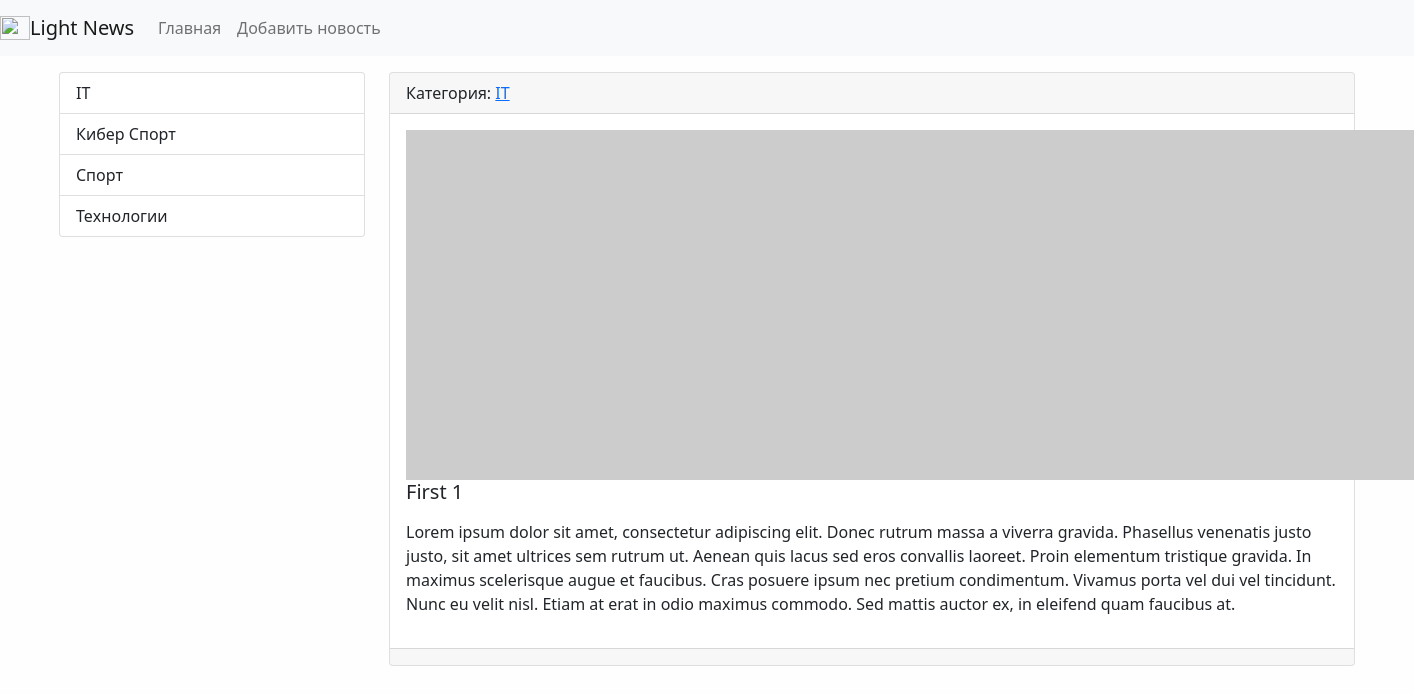
/news/news/5/, run on the app's committed database.
### news/models.py (models this page shows, shortened)
class Category(models.Model):
    title = models.CharField(max_length=150, db_index=True)
    def get_absolute_url(self):
        return reverse_lazy('category', kwargs={'category_id': self.pk})
    def __str__(self):
        return self.title
    class Meta:
        verbose_name = 'Категория'
        verbose_name_plural = 'Категории'
        ordering = ['title']

class News(models.Model):
    title = models.CharField(max_length=128)
    content = models.TextField(blank=True)
    created_date = models.DateTimeField(auto_now_add=True)
    updated_date = models.DateTimeField(auto_now=True)
    photo = models.ImageField(upload_to='photos/%Y/%m/%d', blank=True)
    publish = models.BooleanField(default=True)
    category = models.ForeignKey('Category', on_delete=models.PROTECT, null=True)
    class Meta:
        verbose_name = 'Новость'
        verbose_name_plural = 'Новости'
        ordering = ['-created_date']

### news/views.py (the view)
# urls.py: path('news/<int:news_id>/', view_news, name='view_news'),
def view_news(request, news_id):
    news_item = get_object_or_404(News, pk=news_id)
    return render(request, 'news/view_news.html', {'news_item': news_item})

### news/templatetags/news_tags.py (called while the page is built)
@register.inclusion_tag('news/list_categories.html')
def show_categories():
    categories = Category.objects.all()
    return {'categories': categories}

### news/templates/news/view_news.html (shortened to what this page needs)
{% extends 'base.html' %}
{% block sidebar %}
{% include 'inc/_sidebar.html' %}
{% endblock %}
{% block content %}
<div class="card mb-3">
    <div class="card-header">
        Категория: <a href="{{ news_item.category.get_absolute_url }}">{{ news_item.category }}</a>
    </div>
    <div class="card-body">
        <div class="media">
            {% if item.photo %}
            <img src="{{ news_item.photo.url }}" alt="" width="350" class="mr-3">
            {% else %}
            <img src="https://picsum.photos/id/1060/350/235/?blur=2" alt="" class="mr-3">
            {% endif %}
            <div class="media-body">
                <h5 class="card-title">{{ news_item.title }}</h5>
                <p class="card-text">{{ news_item.content|safe|linebreaks }}</p>
            </div>
        </div>
    </div>
    <div class="card-footer text-muted">
    </div>
</div>
{% endblock %}

### news/templates/news/list_categories.html
<div class="list-group">
    {% for item in categories %}
    <a href="{{ item.get_absolute_url }}" class="list-group-item list-group-item-action">
        {{ item.title }}</a>
    {% endfor %}
</div>

### my_app/static/css/style.css (style rules this page uses)
body { background-color: #fefefe; }

### data on the page
Category: title "IT"
Category: title "Кибер Спорт"
Category: title "Спорт"
Category: title "Технологии"
News: category "IT", title "First 1", content "Lorem ipsum dolor sit amet, consectetur adipiscing elit. Donec rutrum massa a viverra gravida. Phasellus venenatis justo justo, sit amet ultrices sem rutrum ut. Aenean quis lacus sed eros convallis laoreet. Proin elementum tristique gravida. In maximus scelerisque augue et faucibus. Cras posuere ipsum nec pretium condimentum. Vivamus porta vel dui vel tincidunt. Nunc eu velit nisl. Etiam at erat in odio maximus commodo. Sed mattis auctor ex, in eleifend quam faucibus at."
